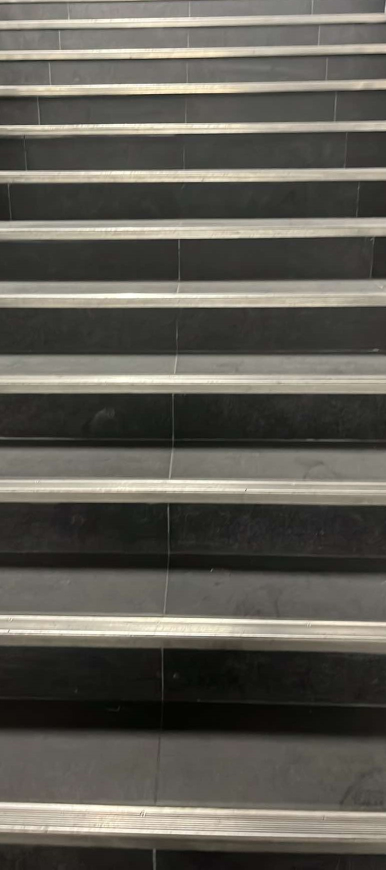
#> input picture data/raw/Groupe1_Image1.jpg, 771 x 1739 px (shown at 1/2 size); its folder holds only this picture in this run
$ python -i utils.py   (imports and definitions only)   (older library calls are emulated)
#> lines starting #> are read from the running program, lines starting #| are printed output that depends on the picture
#> further down, picture is the input picture: shape (1739, 771, 3); mean B, G, R 84.5, 92.3, 94.9
import cv2
import numpy as np
import joblib
from src.preprocessing.gaussian import preprocess_gaussian
from src.preprocessing.median import preprocess_median
from src.preprocessing.split_and_merge import preprocess_splitAndMerge
from src.preprocessing.adaptive_thresholding import preprocess_adaptive_thresholding
from src.preprocessing.gradient_orientation import preprocess_gradient_orientation
from src.preprocessing.homomorphic_filter import preprocess_homomorphic_filter
from src.preprocessing.phase_congruency import preprocess_phase_congruency
from src.preprocessing.wavelet import preprocess_image_wavelet

from src.models.hough_line_seg import detect_steps_houghLineSeg
from src.models.hough_line_ext import detect_steps_houghLineExt
from src.models.ransac import detect_steps_RANSAC
from src.models.vanishing_line import detect_vanishing_lines
from src.models.edge_distance import detect_steps_edge_distance
from src.models.intensity_profile import detect_steps_intensity_profile
from src.models.contour_hierarchy import detect_steps_contour_hierarchy

# [156 lines left out: functions preprocess_image, detect_steps, load_ml_model, draw_ground_truth, not called in this run]

# Prétraiter l'image pour le modèle ML
def preprocess_for_ml(image):
    """
    Prétraiter l'image pour correspondre au format d'entrée attendu par le modèle ML.

    Args:
        image: L'image d'entrée (tableau numpy).

    Returns:
        features: Les caractéristiques prétraitées (tableau numpy).
    """
    # Extraire les caractéristiques en utilisant la même logique que lors de l'entraînement
    features = extract_features(image)
    return features

# Faire des prédictions en utilisant le modèle ML
# [29 lines left out: function predict_with_ml, not called in this run]

def extract_features(image):
    """
    Extraire des caractéristiques d'une image pour le comptage des marches.
    Retourne un vecteur de caractéristiques pour l'image donnée.
    """
    # Convertir en niveaux de gris
    gray = cv2.cvtColor(image, cv2.COLOR_BGR2GRAY)
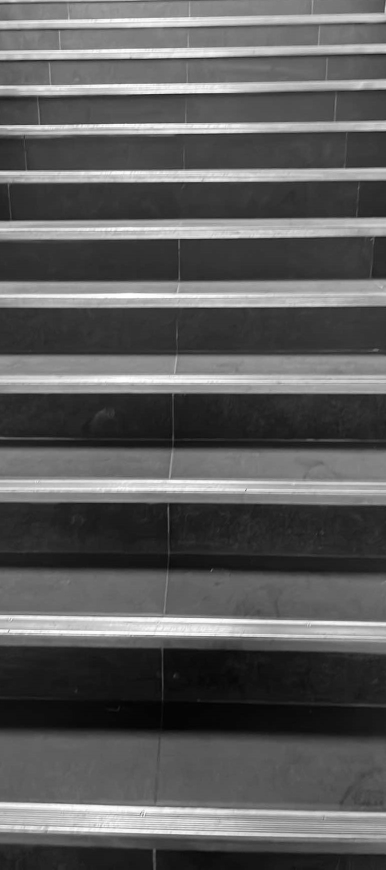
#> gray: shape (1739, 771) (shown at 1/2 size); min 1, max 255, mean 92.1

    # Redimensionner à une taille standard
    resized = cv2.resize(gray, (200, 200))
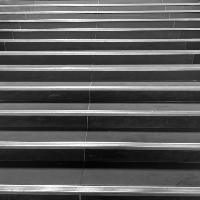
#> resized: shape (200, 200); min 4, max 254, mean 92.4

    # Détection des contours - utile pour trouver les bords des marches
    edges = cv2.Canny(resized, 50, 150)
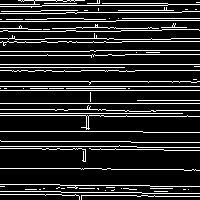
#> edges: shape (200, 200); 15.7% white in thin lines or dots

    # Détection des lignes horizontales à l'aide de la transformée de Hough
    lines = cv2.HoughLinesP(edges, 1, np.pi/180, threshold=50, minLineLength=30, maxLineGap=10)
#> lines = 61 rows, first 6: [0, 81, 199, 81], [0, 103, 199, 103], [0, 64, 199, 64], [0, 90, 199, 90], [0, 86, 199, 86], [81, 70, 199, 70]

    # Compter les lignes horizontales (marches potentielles)
    horizontal_line_count = 0
    if lines is not None:
        for line in lines:
            x1, y1, x2, y2 = line[0]
            angle = np.abs(np.arctan2(y2 - y1, x2 - x1) * 180 / np.pi)
            # Considérer les lignes quasi-horizontales
            if angle < 20 or angle > 160:
                horizontal_line_count += 1
#> this loop made 61 passes
#> (x1, y1, x2, y2, angle) on passes 1 to 12: (0, 81, 199, 81, 0), (0, 103, 199, 103, 0), (0, 64, 199, 64, 0), (0, 90, 199, 90, 0), (0, 86, 199, 86, 0), (81, 70, 199, 70, 0), (0, 113, 182, 113, 0), (99, 195, 199, 196, 0.573), (42, 5, 167, 5, 0), (0, 146, 136, 146, 0), (112, 185, 149, 185, 0), (0, 168, 110, 168, 0)
#> after the loop, horizontal_line_count = 61

    # Extraire les caractéristiques de l'histogramme des gradients (HOG)
    win_size = (200, 200)
    block_size = (16, 16)
    block_stride = (8, 8)
    cell_size = (8, 8)
    nbins = 9
    hog = cv2.HOGDescriptor(win_size, block_size, block_stride, cell_size, nbins)
    hog_features = hog.compute(resized)

    # Caractéristiques de densité des contours
    edge_density = np.sum(edges > 0) / (edges.shape[0] * edges.shape[1])
#> edge_density = 0.157

    # Caractéristiques des gradients horizontaux et verticaux
    sobelx = cv2.Sobel(resized, cv2.CV_64F, 1, 0, ksize=3)
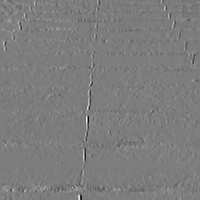
#> sobelx: shape (200, 200) float64; min -231, max 239, mean 0; drawn with min black and max white
    sobely = cv2.Sobel(resized, cv2.CV_64F, 0, 1, ksize=3)
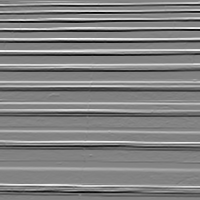
#> sobely: shape (200, 200) float64; min -746, max 704, mean -3.9; drawn with min black and max white
    gradient_x_mean = np.mean(np.abs(sobelx))
#> gradient_x_mean = 7.41
    gradient_y_mean = np.mean(np.abs(sobely))
#> gradient_y_mean = 136.5

    # Combiner les caractéristiques
    custom_features = np.array([
        horizontal_line_count,
        edge_density,
        gradient_x_mean,
        gradient_y_mean
    ])
#> custom_features = [61, 0.157, 7.41, 136.5]

    # Réduire la dimensionnalité des caractéristiques HOG (prendre un sous-ensemble)
    hog_features_reduced = hog_features[::20].flatten()
#> hog_features_reduced = 1037 values, max 0.633 at index 335, min 0 at index 18, mean 0.0837

    # Combiner toutes les caractéristiques
    all_features = np.concatenate([custom_features, hog_features_reduced])
#> all_features = 1041 values, max 136.5 at index 3, min 0 at index 22, mean 0.28

    return all_features

>>> import cv2
>>> picture = cv2.imread('../../data/raw/Groupe1_Image1.jpg')
>>> result = preprocess_for_ml(picture)
#> in preprocess_for_ml, `features = extract_features(image)`: features has the same summary as all_features in extract_features
#> result has the same summary as all_features in extract_features

$ run again, on data/raw/Groupe1_Image10.jpg
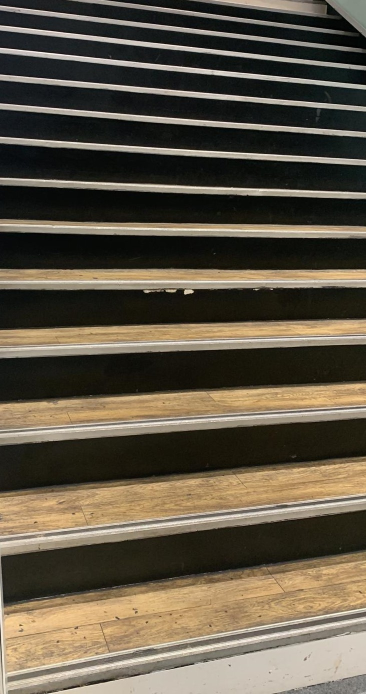
#> input picture data/raw/Groupe1_Image10.jpg, 732 x 1388 px (shown at 1/2 size)
#> picture is the input picture: shape (1388, 732, 3); mean B, G, R 70.2, 86.2, 95.3
#> in extract_features, `edges = cv2.Canny(resized, 50, 150)`:
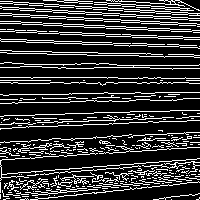
#> edges: shape (200, 200); 20.9% white in thin lines or dots
#> lines = 70 rows, first 6: [157, 56, 193, 56], [0, 13, 199, 24], [155, 92, 187, 92], [12, 127, 199, 120], [88, 154, 199, 147], [133, 135, 199, 132]
#> the loop in extract_features, `for line in lines:` made 70 passes
#> (x1, y1, x2, y2, angle) on passes 1 to 8: (157, 56, 193, 56, 0), (0, 13, 199, 24, 3.16), (155, 92, 187, 92, 0), (12, 127, 199, 120, 2.14), (88, 154, 199, 147, 3.61), (133, 135, 199, 132, 2.6), (11, 21, 199, 30, 2.74), (43, 0, 193, 10, 3.81)
#> after the loop in extract_features, `for line in lines:`: horizontal_line_count = 70
#> edge_density = 0.209
#> in extract_features, `sobely = cv2.Sobel(resized, cv2.CV_64F, 0, 1, ksize=3)`:
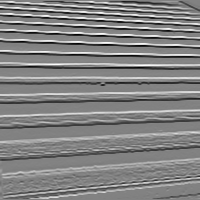
#> sobely: shape (200, 200) float64; min -944, max 904, mean 3.3; drawn with min black and max white
#> gradient_x_mean = 21.04
#> gradient_y_mean = 180.8
#> custom_features = [70, 0.209, 21.04, 180.8]
#> hog_features_reduced = 1037 values, max 0.589 at index 416, min 0 at index 837, mean 0.0975
#> all_features = 1041 values, max 180.8 at index 3, min 0 at index 841, mean 0.359
#> features has the same summary as all_features in extract_features
#> result has the same summary as all_features in extract_features

$ run again, on data/raw/Groupe1_Image2.jpg
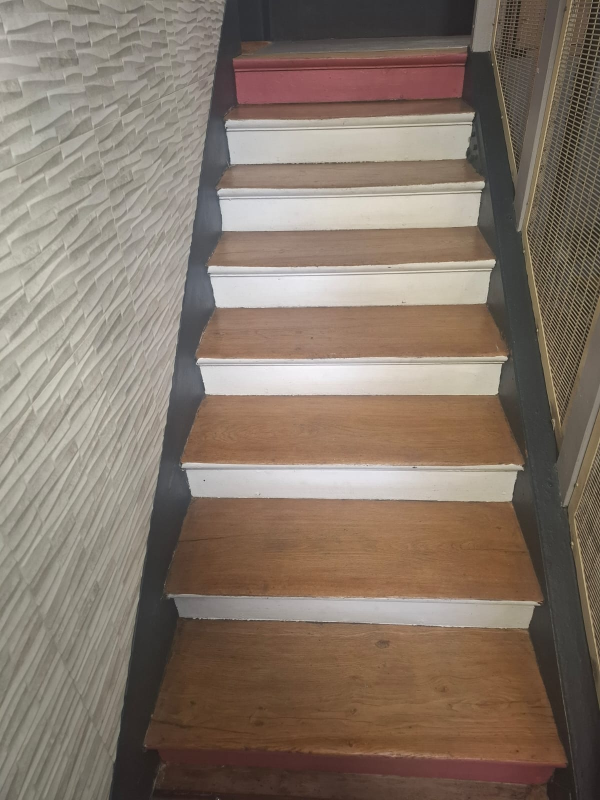
#> input picture data/raw/Groupe1_Image2.jpg, 1200 x 1600 px (shown at 1/2 size)
#> picture is the input picture: shape (1600, 1200, 3); mean B, G, R 105.4, 118.3, 133.1
#> in extract_features, `edges = cv2.Canny(resized, 50, 150)`:
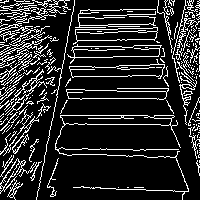
#> edges: shape (200, 200); 16.4% white in thin lines or dots
#> lines = 73 rows, first 6: [46, 149, 178, 149], [36, 199, 74, 1], [53, 115, 198, 115], [68, 98, 165, 98], [64, 124, 196, 124], [163, 12, 199, 167]
#> the loop in extract_features, `for line in lines:` made 73 passes
#> (x1, y1, x2, y2, angle) on passes 1 to 8: (46, 149, 178, 149, 0), (36, 199, 74, 1, 79.14), (53, 115, 198, 115, 0), (68, 98, 165, 98, 0), (64, 124, 196, 124, 0), (163, 12, 199, 167, 76.92), (129, 91, 167, 91, 0), (140, 48, 184, 47, 1.3)
#> after the loop in extract_features, `for line in lines:`: horizontal_line_count = 43
#> edge_density = 0.164
#> in extract_features, `sobely = cv2.Sobel(resized, cv2.CV_64F, 0, 1, ksize=3)`:
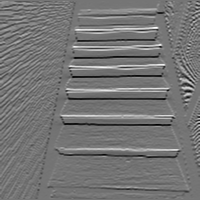
#> sobely: shape (200, 200) float64; min -412, max 481, mean -1.1; drawn with min black and max white
#> gradient_x_mean = 29.35
#> gradient_y_mean = 49.34
#> custom_features = [43, 0.164, 29.35, 49.34]
#> hog_features_reduced = 1037 values, max 0.564 at index 794, min 0 at index 495, mean 0.126
#> all_features = 1041 values, max 49.34 at index 3, min 0 at index 499, mean 0.242
#> features has the same summary as all_features in extract_features
#> result has the same summary as all_features in extract_features

$ run again, on data/raw/Groupe1_Image3.jpg
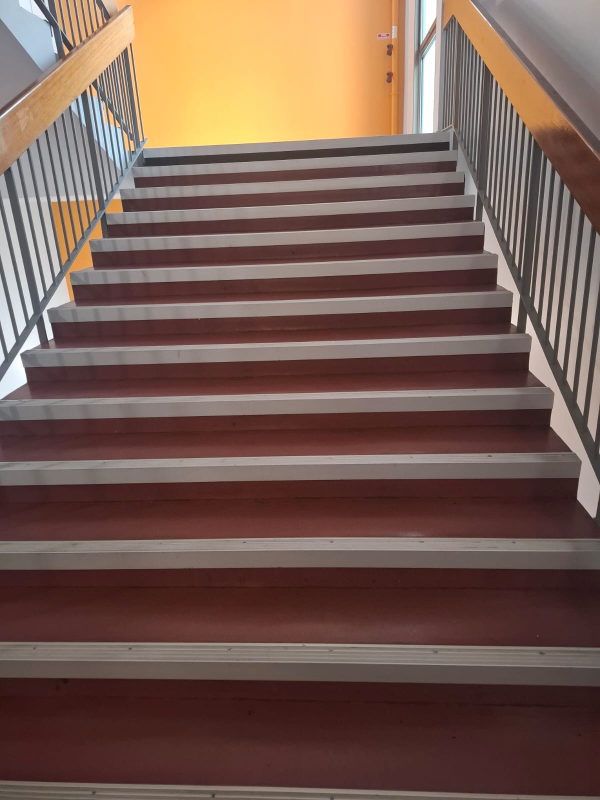
#> input picture data/raw/Groupe1_Image3.jpg, 1200 x 1600 px (shown at 1/2 size)
#> picture is the input picture: shape (1600, 1200, 3); mean B, G, R 81.8, 92, 118.2
#> in extract_features, `edges = cv2.Canny(resized, 50, 150)`:
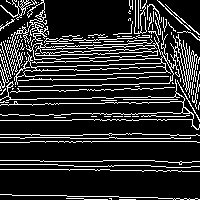
#> edges: shape (200, 200); 16.9% white in thin lines or dots
#> lines = 64 rows, first 6: [55, 75, 196, 71], [139, 83, 197, 82], [30, 141, 196, 141], [1, 68, 198, 61], [88, 196, 118, 196], [49, 90, 163, 88]
#> the loop in extract_features, `for line in lines:` made 64 passes
#> (x1, y1, x2, y2, angle) on passes 1 to 8: (55, 75, 196, 71, 1.62), (139, 83, 197, 82, 0.988), (30, 141, 196, 141, 0), (1, 68, 198, 61, 2.04), (88, 196, 118, 196, 0), (49, 90, 163, 88, 1.01), (94, 120, 138, 120, 0), (40, 169, 199, 171, 0.721)
#> after the loop in extract_features, `for line in lines:`: horizontal_line_count = 62
#> edge_density = 0.169
#> in extract_features, `sobely = cv2.Sobel(resized, cv2.CV_64F, 0, 1, ksize=3)`:
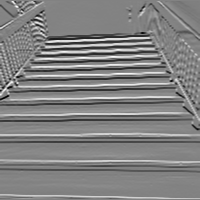
#> sobely: shape (200, 200) float64; min -533, max 507, mean -3.3; drawn with min black and max white
#> gradient_x_mean = 37.03
#> gradient_y_mean = 84.58
#> custom_features = [62, 0.169, 37.03, 84.58]
#> hog_features_reduced = 1037 values, max 0.505 at index 722, min 0 at index 396, mean 0.0973
#> all_features = 1041 values, max 84.58 at index 3, min 0 at index 400, mean 0.273
#> features has the same summary as all_features in extract_features
#> result has the same summary as all_features in extract_features
